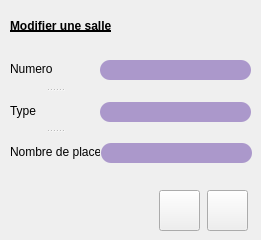
     <widget class="QWidget" name="page_9">
      <widget class="QLabel" name="label_11">
       <property name="geometry">
        <rect>
         <x>10</x>
         <y>10</y>
         <width>241</width>
         <height>31</height>
        </rect>
       </property>
       <property name="styleSheet">
        <string notr="true">font: 75 15pt &quot;Quicksand&quot;;
text-decoration: underline;
font-weight:bold;</string>
       </property>
       <property name="text">
        <string>Modifier une salle</string>
       </property>
      </widget>
      <widget class="QPushButton" name="pushButton_ResetMS">
       <property name="geometry">
        <rect>
         <x>207</x>
         <y>190</y>
         <width>41</width>
         <height>41</height>
        </rect>
       </property>
       <property name="styleSheet">
        <string notr="true">border-image: url(:/new/prefix1/icon/annuler.png);</string>
       </property>
       <property name="text">
        <string/>
       </property>
      </widget>
      <widget class="QPushButton" name="pushButton_ModifierSalle">
       <property name="geometry">
        <rect>
         <x>159</x>
         <y>190</y>
         <width>41</width>
         <height>41</height>
        </rect>
       </property>
       <property name="styleSheet">
        <string notr="true">border-image: url(:/new/prefix1/icon/ok.png);</string>
       </property>
       <property name="text">
        <string/>
       </property>
      </widget>
      <widget class="QLineEdit" name="lineEdit_Mo_nbrp_S">
       <property name="geometry">
        <rect>
         <x>101</x>
         <y>143</y>
         <width>151</width>
         <height>20</height>
        </rect>
       </property>
       <property name="styleSheet">
        <string notr="true">border-color: rgb(255, 255, 255);

border-radius: 10px;
background-color: rgb(171, 152, 203);</string>
       </property>
      </widget>
      <widget class="QLineEdit" name="lineEdit_Mo_type_S">
       <property name="geometry">
        <rect>
         <x>100</x>
         <y>102</y>
         <width>151</width>
         <height>20</height>
        </rect>
       </property>
       <property name="styleSheet">
        <string notr="true">border-color: rgb(255, 255, 255);

border-radius: 10px;
background-color: rgb(171, 152, 203);</string>
       </property>
      </widget>
      <widget class="QLineEdit" name="lineEdit_Mo_num_S">
       <property name="geometry">
        <rect>
         <x>100</x>
         <y>60</y>
         <width>151</width>
         <height>20</height>
        </rect>
       </property>
       <property name="styleSheet">
        <string notr="true">border-color: rgb(255, 255, 255);

border-radius: 10px;
background-color: rgb(171, 152, 203);</string>
       </property>
      </widget>
      <widget class="QSplitter" name="splitter_5">
       <property name="geometry">
        <rect>
         <x>10</x>
         <y>50</y>
         <width>90</width>
         <height>121</height>
        </rect>
       </property>
       <property name="orientation">
        <enum>Qt::Vertical</enum>
       </property>
       <widget class="QLabel" name="label_43">
        <property name="text">
         <string>Numero</string>
        </property>
       </widget>
       <widget class="QLabel" name="label_44">
        <property name="text">
         <string>Type</string>
        </property>
       </widget>
       <widget class="QLabel" name="label_45">
        <property name="text">
         <string>Nombre de places</string>
        </property>
       </widget>
      </widget>
     </widget>
